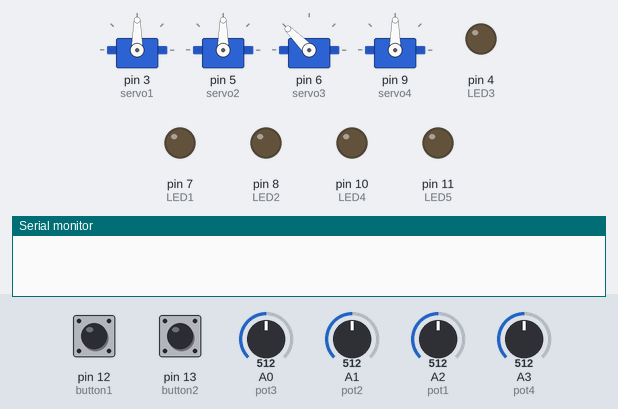
The sketch below on a simulated Arduino Uno, built with avr-gcc and run on an emulated ATmega328P. Parts: 4 × servo, output pins drawn as LEDs (lit = HIGH), the last lines printed to the serial monitor. The test bench sets the inputs (shaded band); at power-on: pin 12 (button1) LOW, pin 13 (button2) LOW, A0 (pot3) = 512, A1 (pot2) = 512, A2 (pot1) = 512, A3 (pot4) = 512.

Above: at 1.2 s.
1.3 s: pin 12 (button1) pulled HIGH for 1 s
At 2.9 s:
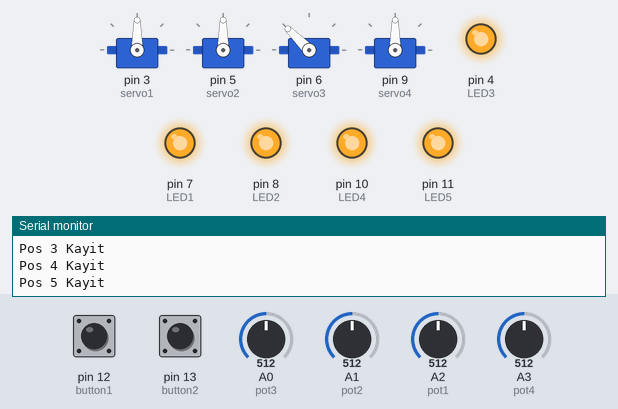
3.9 s: pin 12 (button1) pulled HIGH for 0.15 s
At 4.9 s:
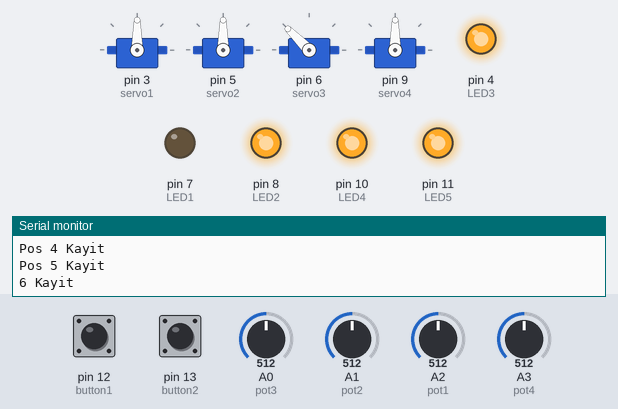
5.6 s: pin 13 (button2) pulled HIGH for 0.15 s
At 6.6 s:
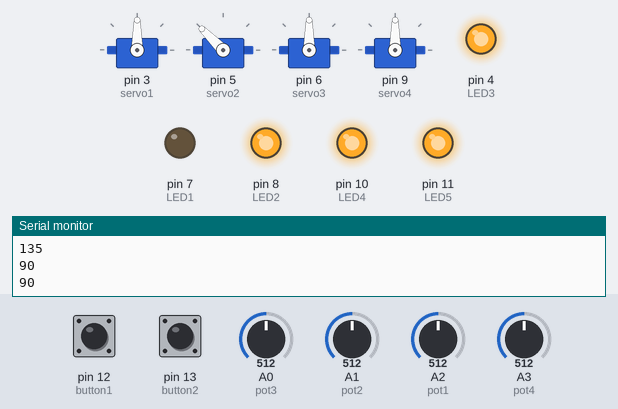
Timing chart, 0 to 18.3 s (numbered marks = the images above; inputs shaded):
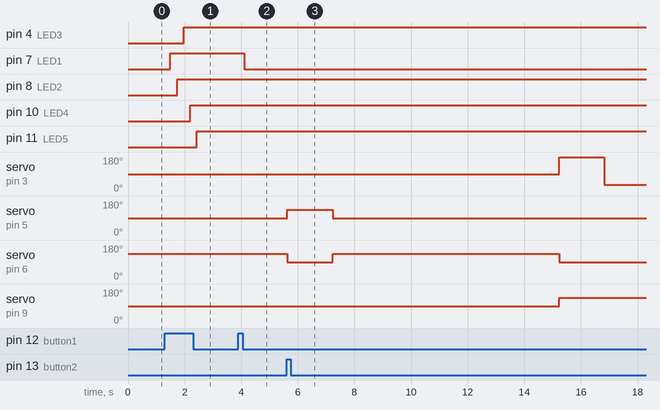

Measured:
- after the input at 1.3 s, pin 4 (LED3): LOW → HIGH after 0.66 s; pin 7 (LED1): LOW → HIGH after 0.20 s; pin 8 (LED2): LOW → HIGH after 0.43 s; pin 10 (LED4): LOW → HIGH after 0.89 s; pin 11 (LED5): LOW → HIGH after 1.1 s
- after the input at 3.9 s, pin 7 (LED1): HIGH → LOW after 0.21 s
- after the input at 5.6 s, servo on pin 3 (servo1): 90° → 180° after 9.6 s, → 32° 1.6 s later; servo on pin 5 (servo2): 90° → 135° at once, → 90° 1.6 s later; servo on pin 6 (servo3): 135° → 90° at once, → 135° 1.6 s later, → 90° 8.0 s later; servo on pin 9 (servo4): 90° → 135° after 9.6 s

The sketch:

3axisroboticarm.ino
```cpp
/*bu proje Aralık 2024 yılında aşağıdaki kişiler tarafından oluşturulmuştur:
 Hüseyin Öztürk -HuseyinOzturk038
 Beran Deniz Akar -BDeniz24
 Emre Burak Kaya -EmreBurakKaya
 Kerim Bilik -KerimBilik
*/
#include  <Servo.h>
Servo servo1;
Servo servo2;
Servo servo3;
Servo servo4;
const int LED1 = 7;
const int LED2 = 8;
const int LED3 = 4;
const int LED4 = 10;
const int LED5 = 11;
const int ledPins[] = {LED1, LED2, LED3, LED4, LED5};
const int button1 = 12;
const int button2 = 13;
int button1deger = 0;
boolean button2deger = false;
const int pot1 = A2;
const int pot2 = A1;
const int pot3 = A0;
const int pot4 = A3;
int pot1deger;
int pot2deger;
int pot3deger;
int pot4deger;
int pot1aci;
int pot2aci;
int pot3aci;
int pot4aci;
int servo1Poskayit[] = {1,1,1,1,1};
int servo2Poskayit[] = {1,1,1,1,1};
int servo3Poskayit[] = {1,1,1,1,1};
int servo4Poskayit[] = {1,1,1,1,1};
void setup() {
  servo1.attach(3);
  servo2.attach(5);
  servo3.attach(6);
  servo4.attach(9);
  pinMode(LED1, OUTPUT);
  pinMode(LED2, OUTPUT);
  pinMode(LED3, OUTPUT);
  pinMode(LED4, OUTPUT);
  pinMode(LED5, OUTPUT);
  pinMode(button1, INPUT);
  pinMode(button2, INPUT);
  Serial.begin(9600);
}
void loop()  {
 pot1deger = analogRead(pot1);
 pot1aci = map(pot1deger,0, 1023, 0, 180);
 pot2deger = analogRead(pot2);
 pot2aci = map(pot2deger,0, 1023, 0, 180);
 pot3deger =  analogRead(pot3);
 pot3aci = map(pot3deger, 0,1023, 90, 180);
 pot4deger = analogRead(pot4);
 pot4aci = map(pot4deger,0, 1023, 0, 180);
 servo1.write(pot1aci);
 servo2.write(pot2aci);
 servo3.write (pot3aci);
 servo4.write(pot4aci);
  if(digitalRead(button1) == HIGH){
    delay(200);
    if (button1deger >= 0 && button1deger < 10){
        int i = button1deger;

        servo1Poskayit[i] = pot1aci;
        servo2Poskayit[i] = pot2aci;
        servo3Poskayit[i] = pot3aci;
        servo4Poskayit[i] = pot4aci;

        if (i < 5) {
            digitalWrite(ledPins[i], HIGH);
        } else {
            digitalWrite(ledPins[i-5], LOW);
        }

        Serial.print("Pos ");
        Serial.print(button1deger+1);
        Serial.println(" Kayit");
        button1deger++;
    }
  }
  if(digitalRead(button2) == HIGH){
      button2deger = true;
     }
     if(button2deger) {
       for(int i = 0; i < 10; i++) {
         servo1.write(servo1Poskayit[i]);
         servo2.write(servo2Poskayit[i]);
         servo3.write(servo3Poskayit[i]);
         servo4.write(servo4Poskayit[i]);
         delay(600);
         Serial.println("Potansiyometre acilari:");
         Serial.println(servo1Poskayit[i]);
         Serial.println(servo2Poskayit[i]);
         Serial.println(servo3Poskayit[i]);
         Serial.println(servo4Poskayit[i]);
         delay(1000);
       }
     }
     delay(30);
}
```
